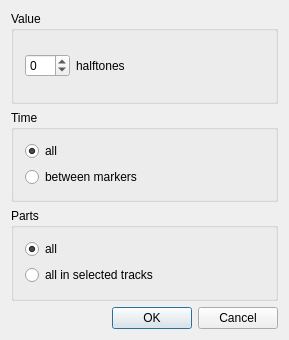
<?xml version="1.0" encoding="UTF-8"?>
<ui version="4.0">
 <class>TransposeDialogBase</class>
 <widget class="QDialog" name="TransposeDialogBase">
  <property name="geometry">
   <rect>
    <x>0</x>
    <y>0</y>
    <width>289</width>
    <height>340</height>
   </rect>
  </property>
  <property name="windowTitle">
   <string>LOS: Midi Transpose</string>
  </property>
  <layout class="QVBoxLayout">
   <property name="spacing">
    <number>6</number>
   </property>
   <property name="margin">
    <number>11</number>
   </property>
   <item>
    <widget class="QGroupBox" name="GroupBox1">
     <property name="title">
      <string>Value</string>
     </property>
     <layout class="QVBoxLayout">
      <property name="spacing">
       <number>6</number>
      </property>
      <property name="margin">
       <number>11</number>
      </property>
      <item>
       <layout class="QHBoxLayout">
        <property name="spacing">
         <number>6</number>
        </property>
        <property name="margin">
         <number>0</number>
        </property>
        <item>
         <widget class="QSpinBox" name="delta">
          <property name="sizePolicy">
           <sizepolicy hsizetype="Preferred" vsizetype="Fixed">
            <horstretch>0</horstretch>
            <verstretch>0</verstretch>
           </sizepolicy>
          </property>
          <property name="minimum">
           <number>-99</number>
          </property>
         </widget>
        </item>
        <item>
         <widget class="QLabel" name="TextLabel1">
          <property name="sizePolicy">
           <sizepolicy hsizetype="MinimumExpanding" vsizetype="Minimum">
            <horstretch>0</horstretch>
            <verstretch>0</verstretch>
           </sizepolicy>
          </property>
          <property name="text">
           <string>halftones</string>
          </property>
          <property name="wordWrap">
           <bool>false</bool>
          </property>
         </widget>
        </item>
       </layout>
      </item>
     </layout>
    </widget>
   </item>
   <item>
    <widget class="QGroupBox" name="ButtonBox1">
     <property name="title">
      <string>Time</string>
     </property>
     <layout class="QVBoxLayout">
      <property name="spacing">
       <number>6</number>
      </property>
      <property name="margin">
       <number>11</number>
      </property>
      <item>
       <widget class="QRadioButton" name="time_all">
        <property name="text">
         <string>all</string>
        </property>
        <property name="checked">
         <bool>true</bool>
        </property>
       </widget>
      </item>
      <item>
       <widget class="QRadioButton" name="time_selected">
        <property name="text">
         <string>between markers</string>
        </property>
       </widget>
      </item>
     </layout>
    </widget>
   </item>
   <item>
    <widget class="QGroupBox" name="ButtonBox2">
     <property name="title">
      <string>Parts</string>
     </property>
     <layout class="QVBoxLayout">
      <property name="spacing">
       <number>6</number>
      </property>
      <property name="margin">
       <number>11</number>
      </property>
      <item>
       <widget class="QRadioButton" name="parts_all">
        <property name="text">
         <string>all</string>
        </property>
        <property name="checked">
         <bool>true</bool>
        </property>
       </widget>
      </item>
      <item>
       <widget class="QRadioButton" name="parts_selected">
        <property name="windowTitle">
         <string/>
        </property>
        <property name="text">
         <string>all in selected tracks</string>
        </property>
       </widget>
      </item>
     </layout>
    </widget>
   </item>
   <item>
    <layout class="QHBoxLayout">
     <property name="spacing">
      <number>6</number>
     </property>
     <property name="margin">
      <number>0</number>
     </property>
     <item>
      <spacer name="Spacer1">
       <property name="orientation">
        <enum>Qt::Horizontal</enum>
       </property>
       <property name="sizeType">
        <enum>QSizePolicy::Expanding</enum>
       </property>
       <property name="sizeHint" stdset="0">
        <size>
         <width>20</width>
         <height>20</height>
        </size>
       </property>
      </spacer>
     </item>
     <item>
      <widget class="QPushButton" name="okButton">
       <property name="text">
        <string>OK</string>
       </property>
       <property name="autoDefault">
        <bool>false</bool>
       </property>
       <property name="default">
        <bool>true</bool>
       </property>
      </widget>
     </item>
     <item>
      <widget class="QPushButton" name="cancelButton">
       <property name="text">
        <string>Cancel</string>
       </property>
      </widget>
     </item>
    </layout>
   </item>
  </layout>
 </widget>
 <layoutdefault spacing="6" margin="11"/>
 <resources/>
 <connections>
  <connection>
   <sender>okButton</sender>
   <signal>clicked()</signal>
   <receiver>TransposeDialogBase</receiver>
   <slot>accept()</slot>
   <hints>
    <hint type="sourcelabel">
     <x>20</x>
     <y>20</y>
    </hint>
    <hint type="destinationlabel">
     <x>20</x>
     <y>20</y>
    </hint>
   </hints>
  </connection>
  <connection>
   <sender>cancelButton</sender>
   <signal>clicked()</signal>
   <receiver>TransposeDialogBase</receiver>
   <slot>reject()</slot>
   <hints>
    <hint type="sourcelabel">
     <x>20</x>
     <y>20</y>
    </hint>
    <hint type="destinationlabel">
     <x>20</x>
     <y>20</y>
    </hint>
   </hints>
  </connection>
 </connections>
</ui>
